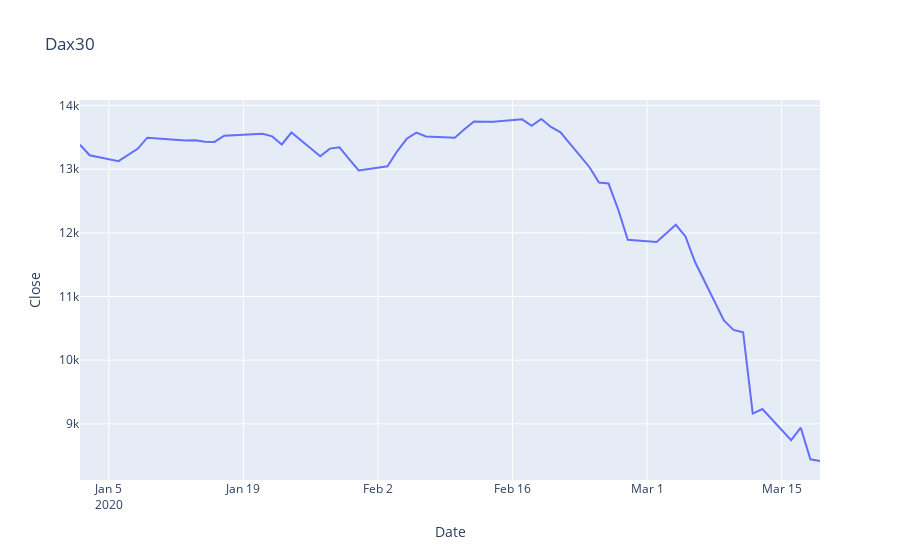

The code cell stored with this chart in its notebook:
### Code cell
fig = px.line(dax, x='Date', y='Close',
              title='Dax30')
fig.show()
